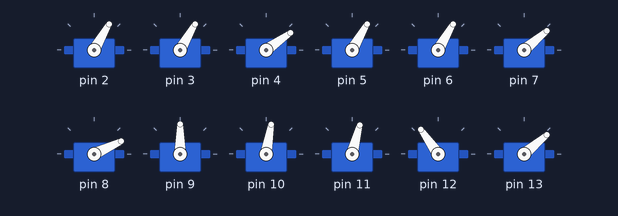
This sketch was run on a simulated Arduino Uno, built with avr-gcc and run on an emulated ATmega328P. Shown: 12 × servo. What the sketch prints to the serial monitor is not drawn.

Above: at 0.05 s.
At 3.1 s:
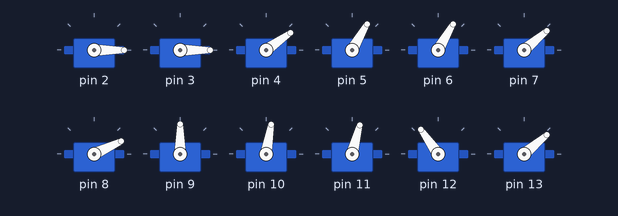
Timing chart, 0 to 7.2 s (numbered marks = the images above):
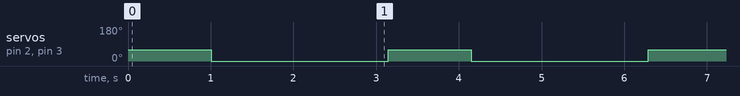

The sketch:

motor_reset.ino
```cpp
#include <Servo.h>

Servo servo[12];

const int deg0[12] = {60, 60, 35, 60, 60, 40, 25, 90, 80, 75, 125, 40};
const int dir[12] = {-1, -1, 1, 1, 1, -1, 1, 1, -1, -1, -1, 1};

void setup(){
  for(int i=0; i<12; i++){
    servo[i].attach(i+2);
  }
  Serial.begin(9600);
}

void still(){
  for(int i=0; i<12; i++){
    servo[i].write(deg0[i]);
  }
}

void two_degs(float h, float l, float H, float forward_rate, int motor1, int motor2){
  float t_square = pow(forward_rate, 2)+pow(H, 2);
  float cos_theta2 = (pow(h, 2)+pow(l, 2)-t_square)/(2*h*l);
  Serial.println(pow(h, 2));
  Serial.println(pow(l, 2));
  Serial.println(t_square);
  Serial.println(2*h*l);
  float theta2 = acos(cos_theta2);
  float diameter = pow(t_square, 0.5)/sin(theta2);
  float sin_theta_primeprime = l/diameter;
  float theta_primeprime = asin(sin_theta_primeprime);
  float sin_theta_primeprimeprimeprime = forward_rate/pow(t_square, 0.5);
  float theta_primeprimeprimeprime = asin(sin_theta_primeprimeprimeprime);
  theta_primeprime = degrees(theta_primeprime);
  theta_primeprimeprimeprime = degrees(theta_primeprimeprimeprime);
  float theta1 = 90-theta_primeprimeprimeprime*(forward_rate/abs(forward_rate))-theta_primeprime;
  Serial.println(theta1);
  Serial.println(theta2);
  Serial.println("===========");
  servo[motor1].write(deg0[motor1]+dir[motor1]*theta2-106.26);
  servo[motor2].write(deg0[motor2]+dir[motor2]*theta1-53.13);
}

void loop(){
  still();
  delay(1000);
  for(int i=0; i<11; i++){
    two_degs(5, 5, 8, i*0.1, 0, 1);
    delay(100);
  }
  delay(1000);
}
```

Measured:
- by itself, servo on pin 2, servo on pin 3: alternates 60° for 1.0 s and 0° for 2.1 s
